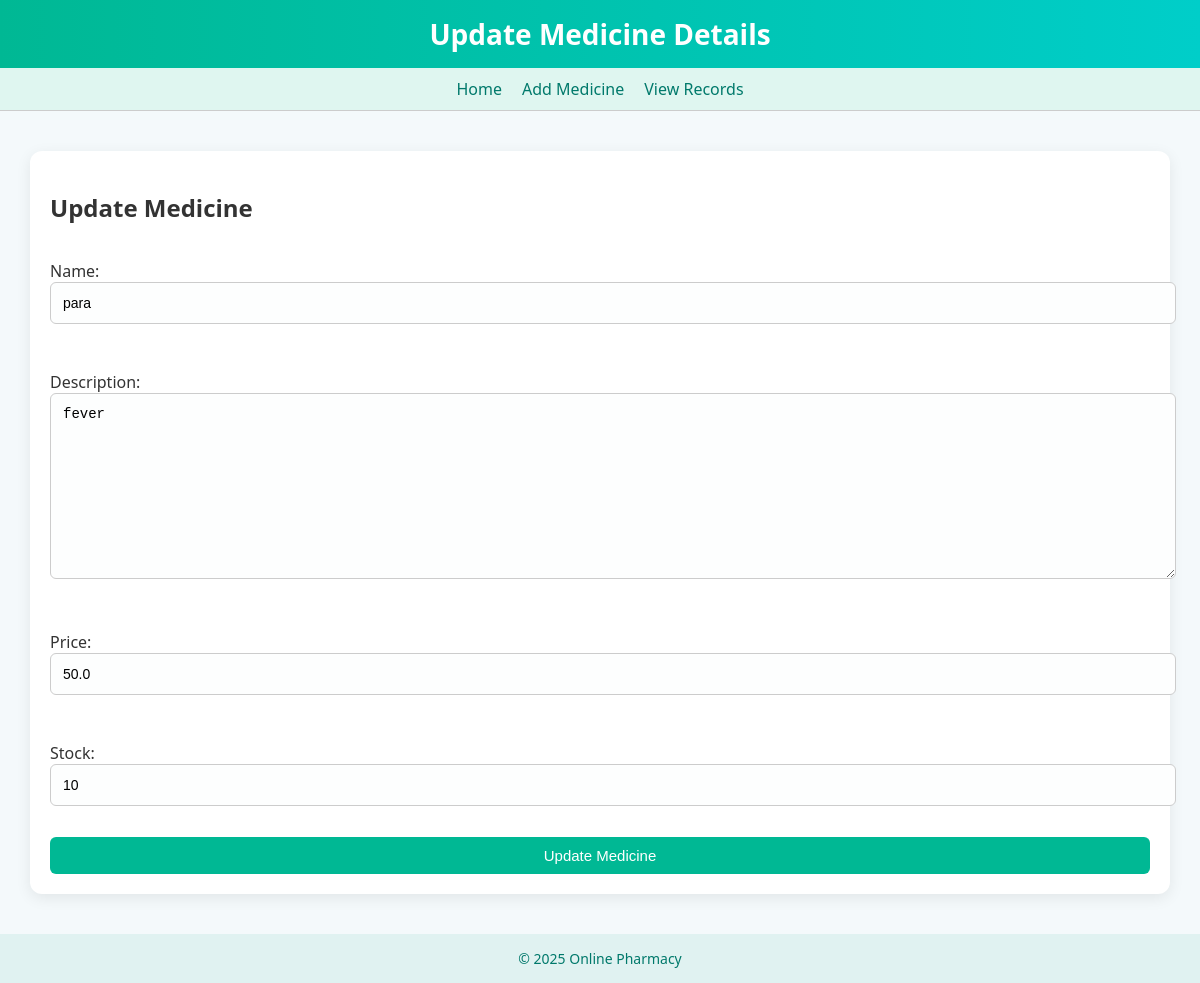
The page /update/11/ (signed in) on the database its author committed.
### pharmacy_app/models.py (models this page shows, shortened)
class Medicine(models.Model):
    name = models.CharField(max_length=100)
    description = models.TextField()
    price = models.FloatField()
    stock = models.IntegerField()

### pharmacy_app/views.py (the view)
# urls.py: path('update/<int:id>/', views.update_medicine, name='update'),
@login_required
def update_medicine(request, id):
    if not request.user.is_superuser:
        return HttpResponseForbidden("Only admin can update medicines.")
    medicine = get_object_or_404(Medicine, id=id)
    if request.method == 'POST':
        form = MedicineForm(request.POST, instance=medicine)
        if form.is_valid():
            form.save()
            return redirect('view')
    else:
        form = MedicineForm(instance=medicine)
    return render(request, 'update.html', {'form': form, 'medicine': medicine})

### pharmacy_app/forms.py
class MedicineForm(forms.ModelForm):
    class Meta:
        model = Medicine
        fields = ['name', 'description', 'price', 'stock']

### pharmacy_app/templates/update.html (shortened to what this page needs)
{% load static %}
<!DOCTYPE html>
<html>
<head>
    <link rel="stylesheet" href="{% static 'style.css' %}">
</head>
<body>
    <div class="header">Update Medicine Details</div>
    <nav>
        <a href="{% url 'home' %}">Home</a>
        <a href="{% url 'add' %}">Add Medicine</a>
        <a href="{% url 'view' %}">View Records</a>
    </nav>
    <div class="container">
        <h2>Update Medicine</h2>
        <form method="post">
            {{ form.as_p }}
            <input type="submit" value="Update Medicine">
        </form>
    </div>
    <div class="footer">© 2025 Online Pharmacy</div>
</body>
</html>

### pharmacy_app/static/style.css (style rules this page uses)
body { margin: 0; font-family: 'Segoe UI', Tahoma, Geneva, Verdana, sans-serif; background-color: #f4f9fb; color: #333; }
.container { max-width: 1100px; margin: 40px auto; padding: 20px; background-color: #fff; border-radius: 12px; box-shadow: 0 4px 15px rgba(0, 0, 0, 0.08); }
.header { background: linear-gradient(90deg, #00b894, #00cec9); padding: 15px 0; text-align: center; color: white; font-size: 28px; font-weight: bold; box-shadow: 0 2px 8px rgba(0, 0, 0, 0.2); }
nav { display: flex; justify-content: center; background-color: #dff6f0; padding: 10px; border-bottom: 1px solid #ccc; gap: 20px; }
nav a { text-decoration: none; color: #00796b; font-weight: 500; transition: color 0.3s, transform 0.2s; }
button, input[type="submit"], .btn { background-color: #00b894; color: white; padding: 10px 18px; border: none; border-radius: 6px; font-size: 15px; cursor: pointer; transition: background-color 0.3s ease; text-align: center; display: inline-block; }
form { display: flex; flex-direction: column; gap: 15px; margin-top: 20px; }
input[type="text"], input[type="number"], input[type="email"], input[type="password"], textarea, select { padding: 12px; border: 1px solid #ccc; border-radius: 6px; font-size: 14px; background-color: #fdfefe; width: 100%; }
.footer { text-align: center; padding: 15px; background-color: #e0f2f1; color: #00796b; font-size: 14px; margin-top: 40px; }

### rows shown on the page
Medicine: name "para", description "fever", price "50.0", stock "10"
